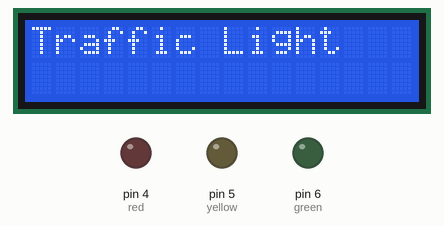
Recording of a sketch running on a simulated Arduino Uno, built with avr-gcc and run on an emulated ATmega328P. On the bench: 16×2 character LCD, output pins drawn as LEDs (lit = HIGH).

Above: at 0.1 s.
At 3.1 s:
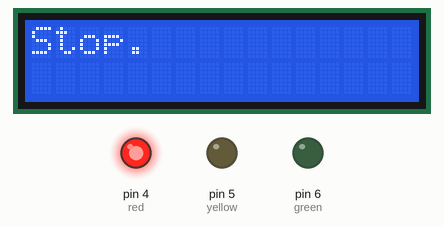
At 8.1 s:
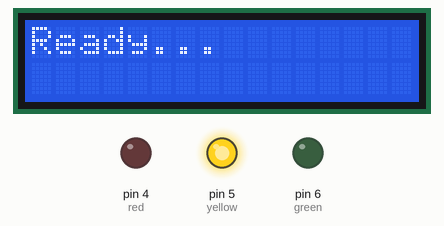
At 13.2 s:
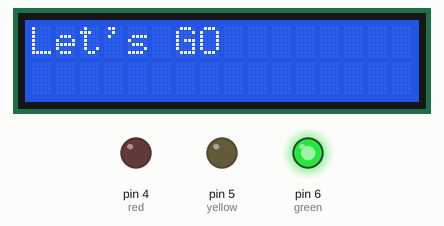
Timing chart, 0 to 39.6 s (numbered marks = the images above):
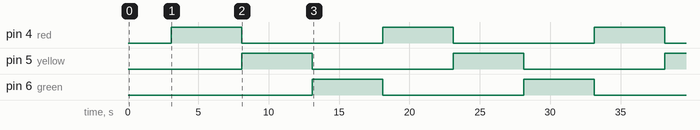

The sketch:

traffic_light_with_indicator1.ino
```cpp
#include <LiquidCrystal_I2C.h>

LiquidCrystal_I2C lcd(0x27, 16, 2);

const int red =4;
const int yellow=5;
const int green=6;

void setup()
{
  lcd.init();
  lcd.backlight();

  pinMode(red, OUTPUT);
  pinMode(yellow, OUTPUT);
  pinMode(green, OUTPUT);

  lcd.setCursor(0, 0);
  lcd.print("Traffic Light");
  delay(3000);
}

void loop()
{
  digitalWrite(red, HIGH);
    lcd.clear();
    lcd.setCursor(0, 0);
    lcd.print("Stop.");
  delay(5000);

  digitalWrite(yellow, HIGH);
  digitalWrite(red, LOW);
    lcd.clear();
    lcd.setCursor(0, 0);
    lcd.print("Ready...");
  delay(5000);

  digitalWrite(green, HIGH);
  digitalWrite(yellow, LOW);
    lcd.clear();
    lcd.setCursor(0, 0);
    lcd.print("Let's GO");
  delay(5000);

  digitalWrite(green, LOW);
}
```

Measured:
- by itself, pin 4 (red), pin 5 (yellow), pin 6 (green): alternates HIGH for 5.0 s and LOW for 10.0 s
- by itself, everything shown: repeats every 15.0 s, in 4 steps
- what the display in image 1 shows lasts 5.0 s, from 3.1 s to 8.1 s
